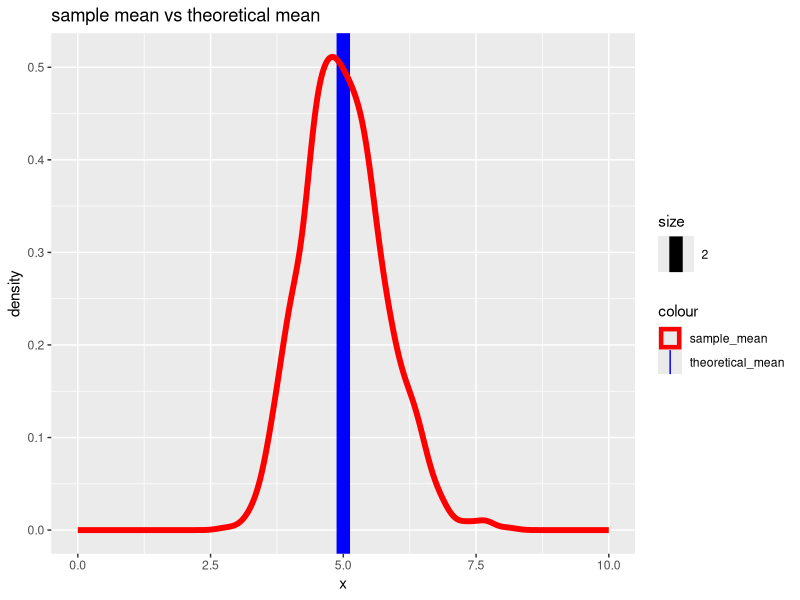
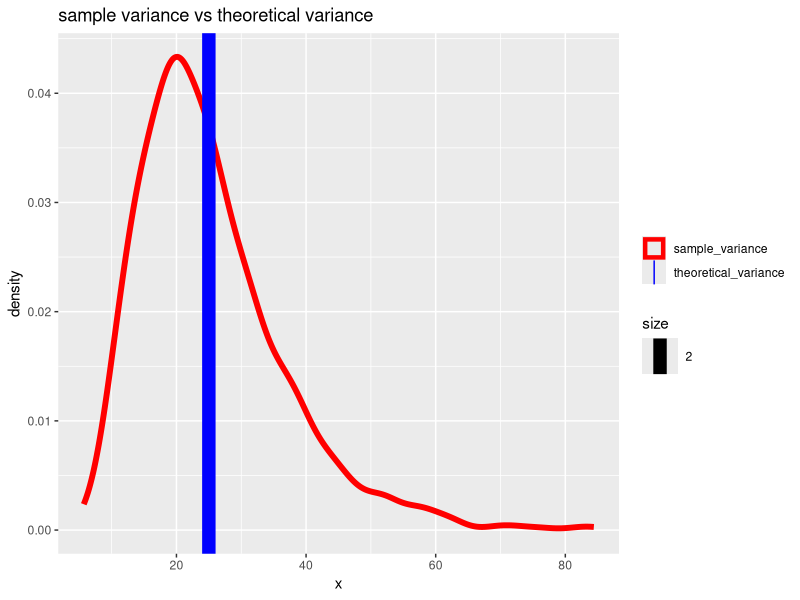
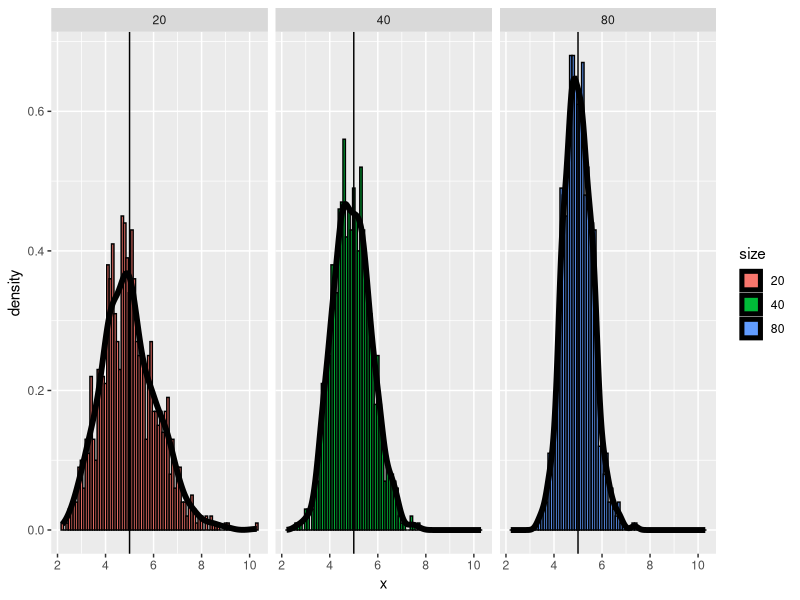

The R script that drew these images, in order:
## exponential distribution 
## distribution of average of 40 samples.

library(ggplot2)

totalIterations <- 1000
sequence <- seq(1 : totalIterations)

lambda <- 0.2
n <- 40
theoreticalMean <- 1 / lambda
theoreticalStdDeviation <- 1 / lambda
theoreticalVariance <- theoreticalStdDeviation ^ 2

meanOfAverages <- sapply(X = sequence, function(p) {
  samples <- rexp(n, lambda)
  round(mean(samples), 1)
})

dfMean <- data.frame("mean" = meanOfAverages)

g <- ggplot()
g <- g + geom_vline(aes(xintercept = 1/lambda, size = 2, color = "theoretical_mean"))
g <- g + geom_density(data = dfMean, aes(x = mean, color = "sample_mean"), size = 2)
g <- g + labs(x = "x", y = "density")
g <- g + ggtitle("sample mean vs theoretical mean")
g <- g + xlim(0, 10)
g <- g + scale_color_manual(values = c("sample_mean" = "red", "theoretical_mean" = "blue"))

print(g)


## sample variance vs theoretical variance

varOfAverages <- sapply(X = sequence, function(p) {
  samples <- rexp(n, lambda)
  round(var(samples), 1)
})

dfVars <- data.frame("var" = varOfAverages)

g <- ggplot()
g <- g + geom_density(data = dfVars, aes(x = var, color = "sample_variance"), size = 2)
g <- g + geom_vline(aes(xintercept = 1/lambda ^ 2, size = 2, color = "theoretical_variance"))
g <- g + labs(x = "x", y = "density")
g <- g + ggtitle("sample variance vs theoretical variance")
# g <- g + xlim(0, 10)
g <- g + scale_color_manual(name = "",
                            values = c("sample_variance" = "red", "theoretical_variance" = "blue"))

print(g)

## showing that the distribution is approximately normal.
sampleAverages <- function(n, df) {
  varOfAverages <- sapply(X = df, function(p) {
    samples <- rexp(n, lambda)
    round(mean(samples), 1)
  })
}

samples <- c(sampleAverages(20, seq(1 : totalIterations)), 
             sampleAverages(40, seq(1 : totalIterations)),
             sampleAverages(80, seq(1 : totalIterations)))
sampleCounts <- factor(rep(c(20, 40, 80), each = totalIterations))

samplesDf <- data.frame(x = samples, size = sampleCounts)

g <- ggplot(data = samplesDf, aes(x = x))
g <- g + geom_histogram(aes(y = ..density.., fill = size), binwidth = 0.1, colour = "black")##binwidth = 0.3)
g <- g + geom_vline(xintercept = 1/lambda)
g <- g + geom_density(size = 2, data = samplesDf, aes(x = x))
g <- g + facet_grid(. ~ size)
print(g)
## the plot shows that the mean of the distribution is around 5, which is the same as the 
# sample mean.


## super imposed plots
# g <- ggplot()
# g <- g + geom_density(data = df, aes(x = mean, xmin = 0, xmax = 10), color = "red")
# g <- g + geom_density(data = dfObs, aes(x = obs, xmin = 0, xmax = 10), color = "blue")
# g <- g + ggtitle("observations vs mean of observations")
# g <- g + labs(x = "x", y = "density")
# g <- g + xlim(0, 10)
# print(g)

dev.off()